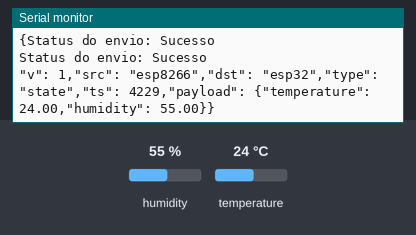
Bench run of a sketch on a simulated ESP8266 (NodeMCU). On the bench: the last lines printed to the serial monitor. The test bench sets the inputs (shaded band); at power-on: humidity 55 %, temperature 24 °C.

Above: at 5.0 s.
5.1 s: humidity set to 22 %
At 7.5 s:
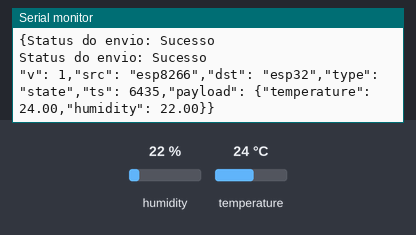
8.3 s: temperature set to 12 °C
At 9.4 s:
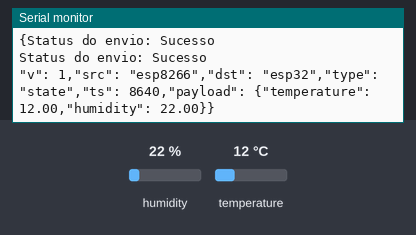
11.5 s: humidity set to 40 %
At 14.4 s:
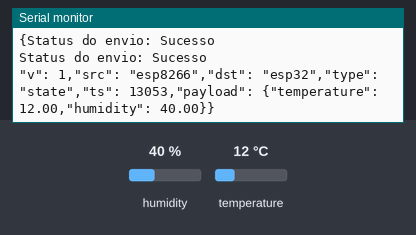
Timing chart, 0 to 15.9 s (numbered marks = the images above; inputs shaded):
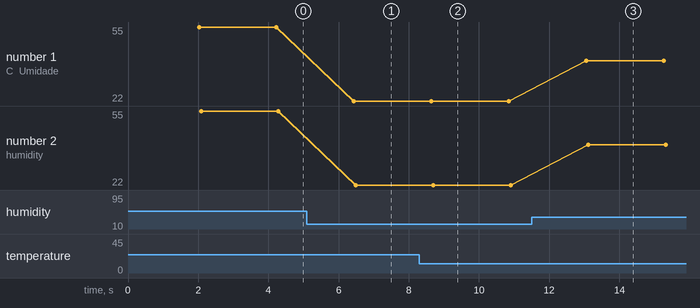

The sketch:

ESP-NOW-DHT11.ino
```cpp
#include <ESP8266WiFi.h>
#include <espnow.h>
#include <DHT.h>

// Configuração do DHT11
#define DHTPIN D1      // Pino D0 conectado ao DHT11
#define DHTTYPE DHT11  // Tipo do sensor
DHT dht(DHTPIN, DHTTYPE);

// Endereço MAC do receptor
uint8_t broadcastAddress[] = {0xCC, 0x7B, 0x5C, 0x4F, 0x98, 0x80}; //MAC real do receptor

// Estrutura para os dados do sensor
struct SensorData {
  float temperature;
  float humidity;
};

// Função callback do espnow
void OnDataSent(uint8_t *mac_addr, uint8_t sendStatus) {
  Serial.print("Status do envio: ");
  if (sendStatus == 0) {
    Serial.println("Sucesso");
  } else {
    Serial.println("Falha");
  }
}

void setup() {
  pinMode(D0, INPUT);
  Serial.begin(9600);

  // Inicializa o DHT11
  dht.begin();

  WiFi.mode(WIFI_STA);
  WiFi.disconnect();

  // Inicializa ESP-NOW
  if (esp_now_init() != 0) {
    Serial.println("Erro ao iniciar ESP-NOW");
    return;
  }

  esp_now_set_self_role(ESP_NOW_ROLE_CONTROLLER);
  esp_now_register_send_cb(OnDataSent);

  // Adiciona o peer
  if (esp_now_add_peer(broadcastAddress, ESP_NOW_ROLE_SLAVE, 1, NULL, 0) != 0) {
    Serial.println("Falha ao adicionar peer");
    return;
  }
}

void loop() {
  // Aguarda 2 segundos entre as leituras (DHT11 tem taxa de amostragem lenta)
  delay(2000);

  // Lê os dados do sensor
  float h = dht.readHumidity();
  float t = dht.readTemperature();

  // Verifica se a leitura foi bem sucedida
  if (isnan(h) || isnan(t)) {
    Serial.println("Falha ao ler o sensor DHT11!");
    return;
  }

  // Prepara os dados para envio
  SensorData data;
  data.temperature = t;
  data.humidity = h;

  // Envia os dados via ESP-NOW
  esp_now_send(broadcastAddress, (uint8_t *) &data, sizeof(data));

  // Exibe os dados no monitor serial
  Serial.print("Temperatura: ");
  Serial.print(t);
  Serial.print(" °C, Umidade: ");
  Serial.print(h);
  Serial.println(" %");

  // Cria e envia o payload JSON (opcional, mantendo seu formato original)
  String payload = "{"
    "\"v\": 1,"
    "\"src\": \"esp8266\","
    "\"dst\": \"esp32\","
    "\"type\": \"state\","
    "\"ts\": " + String(millis()) + ","
    "\"payload\": {"
      "\"temperature\": " + String(t) + ","
      "\"humidity\": " + String(h) +
    "}"
  "}";

  esp_now_send(broadcastAddress, (uint8_t *)payload.c_str(), payload.length());
  Serial.println("Envelope JSON enviado:");
  Serial.println(payload);
}
```

Measured:
- after the input at 5.1 s, the serial monitor: prints a new line after 1.3 s (image 1)
- after the input at 8.3 s, the serial monitor: prints a new line after 0.34 s (image 2)
- after the input at 11.5 s, the serial monitor: prints a new line after 1.6 s (image 3)
- plotted number 1: 55 → 22 after the input at 5.1 s, 22 → 40 after the input at 11.5 s
- plotted number 2: 55 → 22 after the input at 5.1 s, 22 → 40 after the input at 11.5 s
